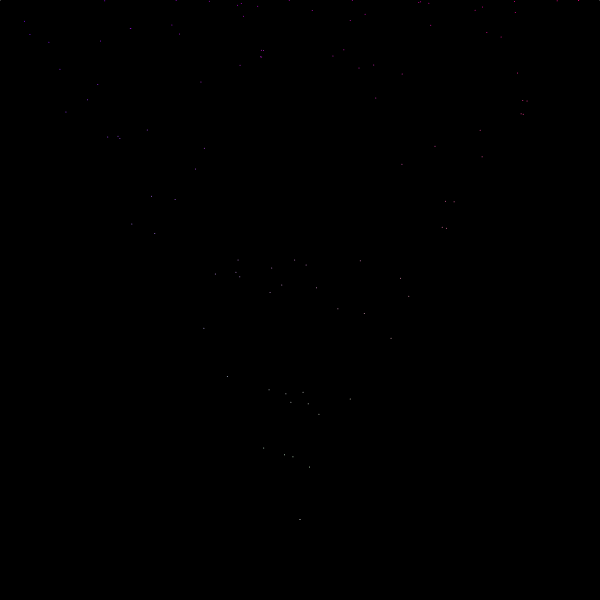
Frame 1 (no input)
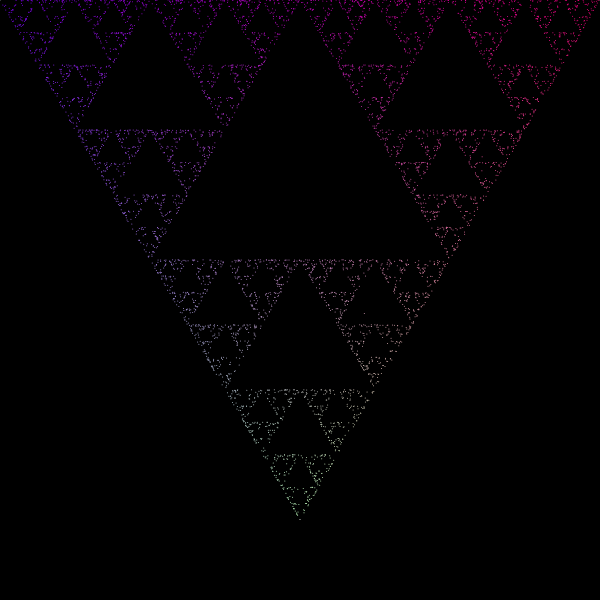
Frame 60 (no input)
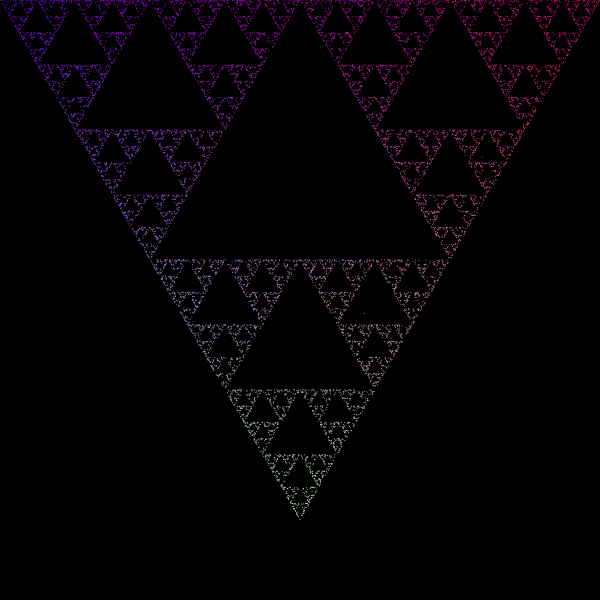
Frame 120 (the mouse pressed at the canvas centre since frame 60)

The p5.js sketch that drew these frames (run headless with seeded random() and noise() and a simulated clock; from frame 60 on, the mouse is pressed at the canvas centre):

// p5.js sketch
// ── sketch.js
// Sierpinski triangle using a chaos game 

    var p1 = [];
    var p2 = [];
    var p3 = [];
    var v = [];
    var counter = 0;

function setup() {
    createCanvas(600,600);
    background(0);
     p1 = createVector(0,0);
     p2 = createVector(1,0);
     p3 = createVector(0.5,0.866);
     v = createVector(random(1),random(0.866));
    stroke(255);
    strokeWeight(1)
    point(map(p1.x,0,1,0,width), map(p1.y,0,0.866,0,0.866*height));
    point(map(p2.x,0,1,0,width), map(p2.y,0,0.866,0,0.866*height));
    point(map(p3.x,0,1,0,width), map(p3.y,0,0.866,0,0.866*height));
}

function draw() {
    
    
    for(var i=0; i<100;i++){
    
    var n = random([1,2,3]);
    
    if (n==1){
             v.add(p1);
        } else if (n==2){
             v.add(p2);
        } else {
             v.add(p3);
        }        
    v.div(2);  
    stroke(map(v.x,0,1,128,255),map(v.y,0,0.866,0,255),map(v.x,0,1,255,128));
    point(map(v.x,0,1,0,width), map(v.y,0,0.866,0,0.866*height));
    }
    
    counter+=1;
    if (counter >= 1000){
    noStroke();
    fill(255, 255, 255);
    textSize(10);
    text("M. A. Koch, PhD. 2020", width-115, height-8);
    noLoop();
    } 
    //noStroke();
//    fill(255, 255, 255);
//    textSize(25);
//    text("N = "+counter, width-115, height-8);
    
    
    
    }
